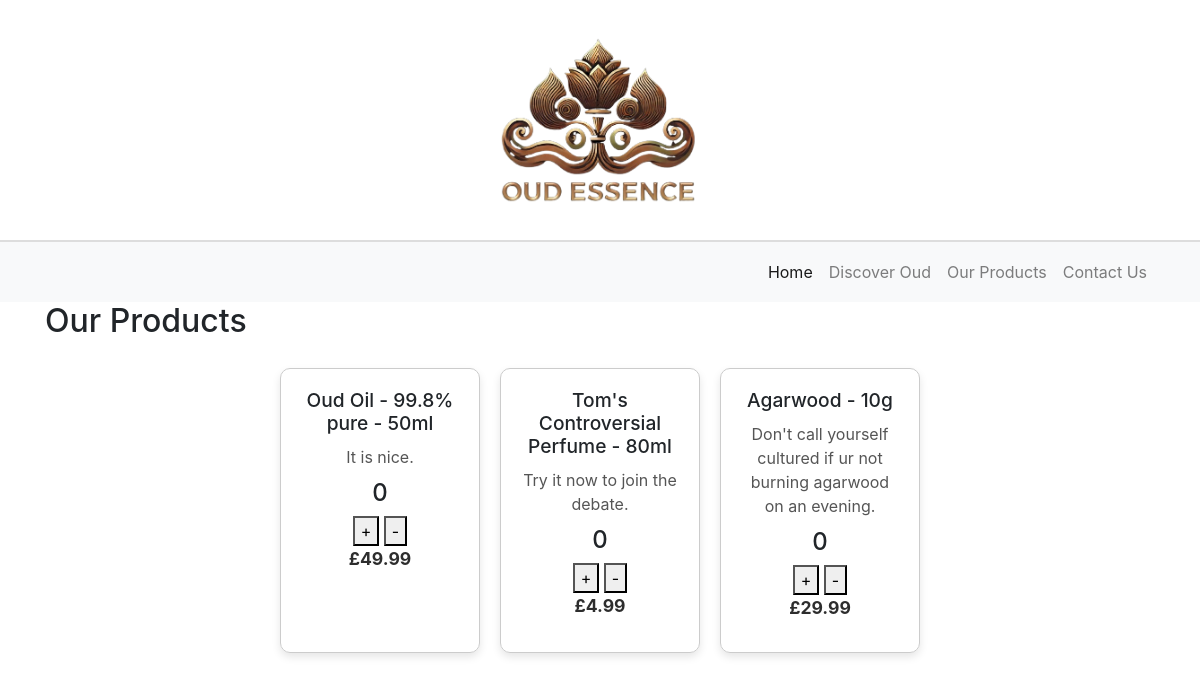
/products/, run on an earlier commit of the app's database.
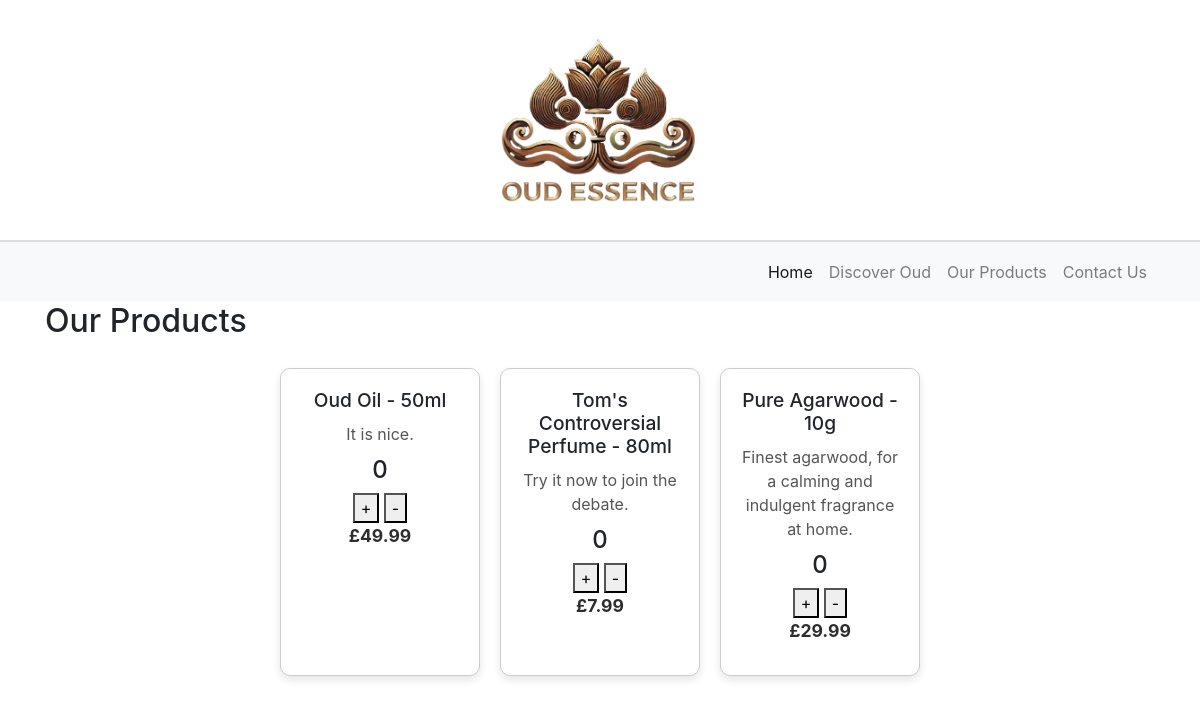
And on a later commit of the database.
### pages/models.py (models this page shows, shortened)
class Product(models.Model):
    name = models.CharField(max_length=255)
    description = models.TextField(blank=True, null=True)
    price = models.DecimalField(max_digits=10, decimal_places=2)
    stock = models.PositiveIntegerField(default=0)
    created_at = models.DateTimeField(auto_now_add=True)

### pages/views.py (the view)
# urls.py: path("products/", views.products, name="products"),
def products(request):
    products = Product.objects.all()
    return render(request, 'products.html', {'products': products})

### pages/templates/products.html (shortened to what this page needs)
{% extends "base.html" %}
{% block content %}
    <h2>Our Products</h2>
    <div class="products">
        {% for product in products %}
            <div class="product">
                <h2>{{ product.name }}</h2>
                <p>{{ product.description }}</p>
                <h4>0</h4>
                <button class="increase">+</button>
                <button class="decrease">-</button>
                <p class="price">£{{ product.price }}</p>
            </div>
        {% empty %}
            <p>We have just sold out! New stock will be added soon.</p>
        {% endfor %}
    </div>
{% endblock %}
{% load static %}

### pages/templates/base.html (shortened to what this page needs)
{% load static %}
<!DOCTYPE html>
<html lang="en">
  <head>
    <link rel="stylesheet" href="https://stackpath.bootstrapcdn.com/bootstrap/4.3.1/css/bootstrap.min.css" />
  </head>
  <body>
    <div class="logo-container">
        <img src="{% static 'images/logo.png' %}" alt="OudEssence Logo">
    </div>
    <nav class="navbar navbar-expand-lg navbar-light bg-light">
        <div class="container">
            <div class="collapse navbar-collapse justify-content-center" id="navbarNav">
                <ul class="navbar-nav ml-auto">
                    <li class="nav-item active">
                        <a class="nav-link" href="{% url 'home' %}">Home</a>
                    </li>
                    <li class="nav-item">
                        <a class="nav-link" href="{% url 'discover_oud' %}">Discover Oud</a>
                    </li>
                    <li class="nav-item">
                        <a class="nav-link" href="{% url 'products' %}">Our Products</a>
                    </li>
                    <li class="nav-item">
                        <a class="nav-link" href="{% url 'contact_us' %}">Contact Us</a>
                    </li>
                </ul>
            </div>
        </div>
    </nav>
    <div class="container">
      {% block content %}
      {% endblock %}
    </div>
  </body>
</html>

### pages/templates/base.html (style rules this page uses)
.logo-container { text-align: center; padding: 20px 0; }
.logo-container img { height: 200px; }
.navbar { border-top: 2px solid #ddd; padding: 10px 0; display: flex; justify-content: center; align-items: center; width: 100%; padding-left: 0; }
.products { display: flex; flex-wrap: wrap; gap: 20px; justify-content: center; padding: 20px; }
.product { border: 1px solid #ccc; border-radius: 10px; padding: 20px; width: 200px; text-align: center; box-shadow: 0 4px 8px rgba(0, 0, 0, 0.1); }
.product h2 { font-size: 1.2rem; margin-bottom: 10px; }
.product p { font-size: 1rem; color: #555; margin-bottom: 10px; }
.product .price { font-weight: bold; font-size: 1.1rem; color: #2d2d2d; }

What changed in the data, as far as the page shows it:
changed Product "It is nice.": name "Oud Oil - 99.8% pure - 50ml" → "Oud Oil - 50ml"
changed Product "Tom's Controversial Perfume - 80ml": price "4.99" → "7.99"
changed Product: name "Agarwood - 10g" → "Pure Agarwood - 10g"; description "Don't call yourself cultured if ur not burning agarwood on an evening." → "Finest agarwood, for a calming and indulgent fragrance at home."
